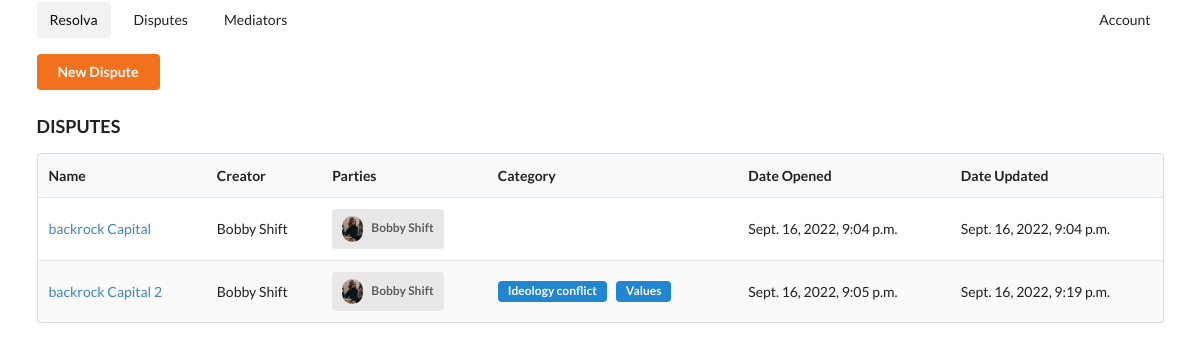
Before: /dashboard/ (signed in) with the older database file.
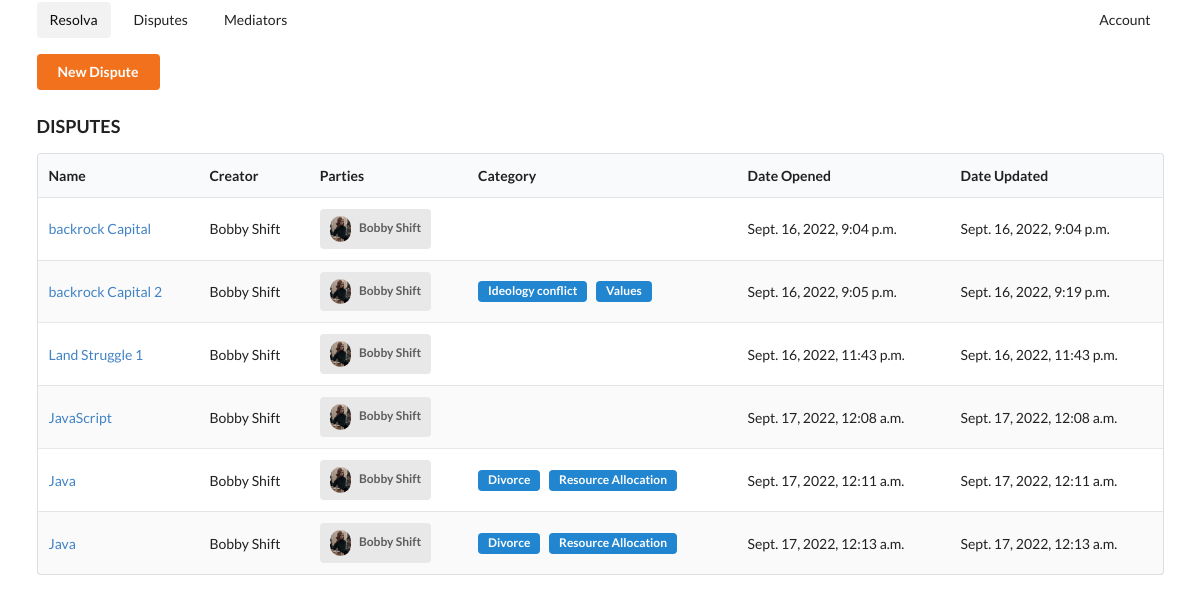
After: the same page with the newer database file.
### core/models.py (models this page shows, shortened)
class Dispute(models.Model):
	name = models.CharField(blank=True, null=True, max_length=250)
	summary = models.TextField(blank=True, null=True)
	creator = models.ForeignKey(Account, on_delete=models.CASCADE, related_name="dispute_creator")
	parties = models.ManyToManyField(Account, related_name="dispute_parties")
	date_opened = models.DateTimeField(auto_now_add=True)
	date_updated = models.DateTimeField(auto_now=True)
	categories = models.ManyToManyField(Category)
	is_ended = models.BooleanField(default=False)

### accounts/models.py (models this page shows, shortened)
class Account(models.Model):
	image = models.ImageField(upload_to="images")
	user = models.ForeignKey(User, on_delete=models.CASCADE)
	first_name = models.CharField(blank=True, null=True, max_length=250)
	last_name = models.CharField(blank=True, null=True, max_length=250)
	email = models.CharField(blank=True, null=True, max_length=250)
	phone = models.IntegerField()
	languages = models.ManyToManyField(Language)
	def fullname(self):
		return f"{self.first_name} {self.last_name}"
	def __str__(self):
		return self.fullname()

class Category(models.Model):
	name = models.CharField(blank=True, null=True, max_length=300)
	class Meta:
		verbose_name = "Category"
		verbose_name_plural = "Categories"

### core/views.py (the view)
# urls.py: path("dashboard/", views.dashboard, name="dashboard"),
def dashboard(request):
	template = "core/dashboard.html"
	account = Account.objects.get(user=request.user)
	disputes = Dispute.objects.filter(parties=account)
	context = {
		"disputes": disputes,
		"account": account,
	}
	return render(request, template, context)

### templates/core/dashboard.html (shortened to what this page needs)
{% extends 'base.html' %}
{% block body %}
<div class="">
<a class="ui orange button" href="{% url 'core:create_dispute' %}">New Dispute</a>
<br>
<h3>DISPUTES</h3>
<table class="ui striped table">
  <thead>
    <tr>
      <th>Name</th>
      <th>Creator</th>
      <th>Parties</th>
      <th>Category</th>
      <th>Date Opened</th>
      <th>Date Updated</th>
    </tr>
  </thead>
  <tbody>
  {% for dispute in disputes %}
    <tr>
      <td><a href="{% url 'core:dispute' dispute.id %}">{{dispute.name}}</a></td>
      <td>{{dispute.creator}}</td>
      <td>
      {% for acc in dispute.parties.all %}
      <a class="ui label">
		  <img class="ui right spaced avatar image" src="{{acc.image.url}}">
		  {{acc.fullname}}
		</a>
		{% endfor %}
	</td>
      <td>
      {% for cat in dispute.categories.all %}
      <div class="ui blue horizontal label">{{cat.name}}</div>
      {% endfor %}
      </td>
      <td>{{dispute.date_opened}}</td>
      <td>{{dispute.date_updated}}</td>
    </tr>
  {% endfor %}
  </tbody>
</table>
</div>
{% endblock %}

### templates/base.html (shortened to what this page needs)
<html>
<head>
  <link rel="stylesheet" href="https://cdn.jsdelivr.net/npm/semantic-ui@2.4.2/dist/semantic.min.css">
</head>
<body>
	<div class="ui container">
	<div class="ui secondary  menu">
  <a class="active item" href="{% url 'core:dashboard' %}">
    Resolva
  </a>
  <a class="item" href="{% url 'core:disputes' %}">
    Disputes
  </a>
   <a class="item" href="{% url 'accounts:mediators' %}">
    Mediators
  </a>
  <div class="right menu">
   {% if account %}
    <a class="ui item" href="{% url 'accounts:account' account.id %}">
      Account
    </a>
    {% elif mediator %}
    <a class="ui item" href="{% url 'accounts:mediator' mediator.id %}">
      My Account
    </a>
    {% endif %}
  </div>
</div>
	{% block body %}
	{% endblock %}
	</div>
</body>
</html>

Changed rows visible on the page:
added Dispute: name "Land Struggle 1", creator "Bobby Shift", date_opened "Sept. 16, 2022, 11:43 p.m.", date_updated "Sept. 16, 2022, 11:43 p.m.", Account (image (picture), fullname "Bobby Shift")
added Dispute: name "JavaScript", creator "Bobby Shift", date_opened "Sept. 17, 2022, 12:08 a.m.", date_updated "Sept. 17, 2022, 12:08 a.m.", Account (image (picture), fullname "Bobby Shift")
added Dispute: name "Java", creator "Bobby Shift", date_opened "Sept. 17, 2022, 12:11 a.m.", date_updated "Sept. 17, 2022, 12:11 a.m.", Account (image (picture), fullname "Bobby Shift")
now on this page (row unchanged): Category: name "Divorce"
now on this page (row unchanged): Category: name "Resource Allocation"
added Dispute: name "Java", creator "Bobby Shift", date_opened "Sept. 17, 2022, 12:13 a.m.", date_updated "Sept. 17, 2022, 12:13 a.m.", Account (image (picture), fullname "Bobby Shift")
